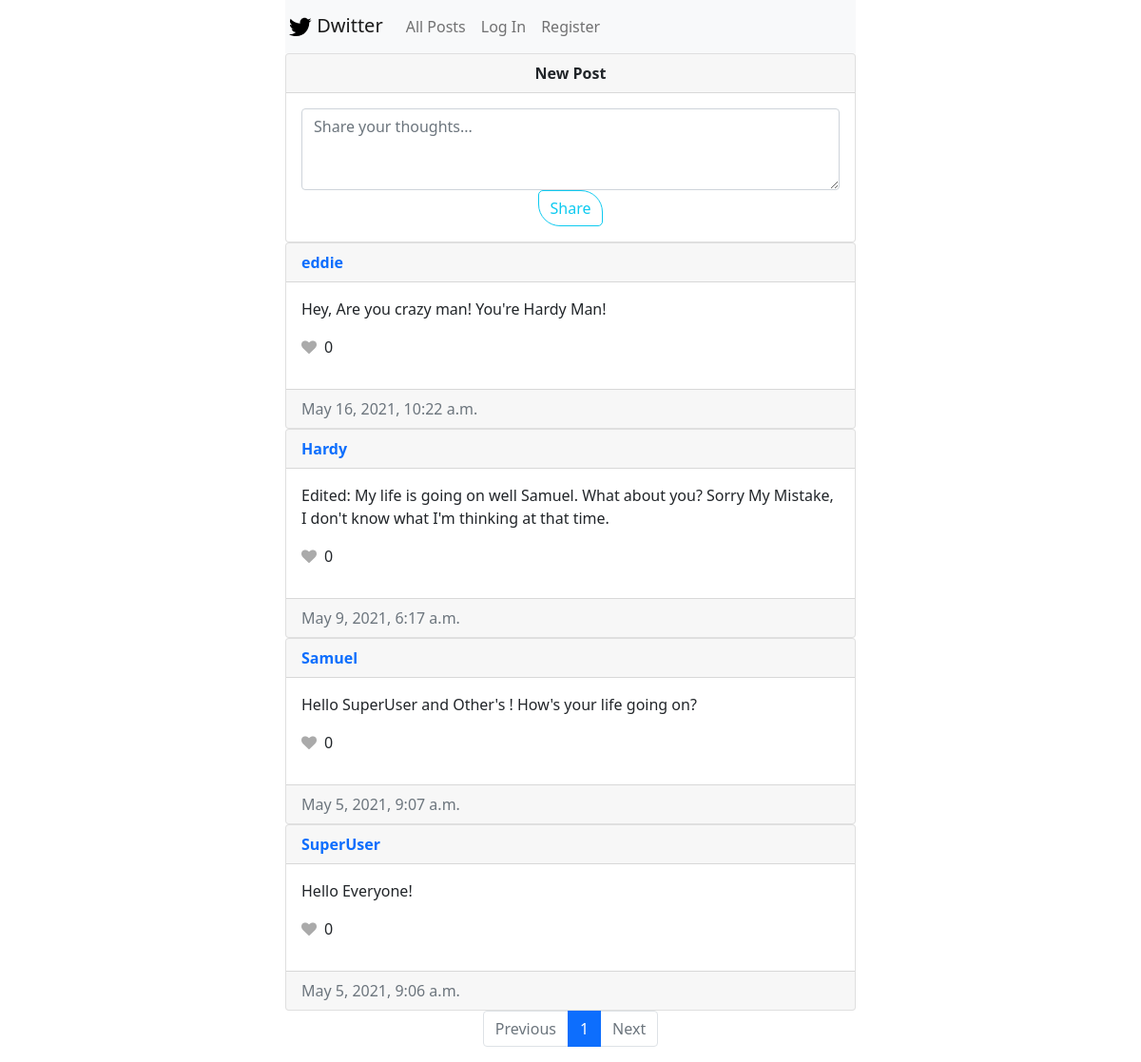
The page / on the database its author committed.
### network/models.py (models this page shows, shortened)
class post(models.Model):
    posted_by = models.ForeignKey(
        User, on_delete=models.CASCADE, related_name="post_owner"
    )
    posted_on = models.DateTimeField(auto_now_add=True)
    description = models.TextField(null=False, default="")

class User(AbstractUser):
    pass

### network/views.py (the view)
# urls.py: path("", views.index, name="index"),
def index(request):
    all_posts = post.objects.order_by("posted_on").reverse()
    posts_liked_by_this_user = []
    if request.user.is_authenticated:
        posts_liked_by_this_user = [
            post.on_which_post.id for post in likes.objects.filter(who=request.user)
        ]
    posts_and_likes = []
    for p in all_posts:
        posts_and_likes.append((p, likes.objects.filter(on_which_post=p).count()))
    """Currently showing only 1 post per page but needs to be changed to 10"""
    paginator = Paginator(posts_and_likes, 10)
    page_number = request.GET.get("page", 1)
    page = paginator.get_page(page_number)
    if page.has_next():
        next_url = f"?page={page.next_page_number()}"
    else:
        next_url = ""
    if page.has_previous():
        prev_url = f"?page={page.previous_page_number()}"
    else:
        prev_url = ""
    return render(
        request,
        "network/index.html",
        {
            "page": page,
            "on_index_page": True,
            "next_page_url": next_url,
            "prev_page_url": prev_url,
            "my_liked_posts": posts_liked_by_this_user,
        },
    )

### network/templates/network/index.html (shortened to what this page needs)
{% extends "network/layout.html" %}
{% block body %}
{% if on_index_page %}
<div class="card text-center new-post">
    <div class="card-header"> <b>New Post</b></div>
    <div class="card-body">
        <form action="{% url 'share_post' %}" method="POST">
            <textarea name='description' autofocus class="form-control" id="exampleFormControlTextarea1" rows="3"
                placeholder="Share your thoughts..."></textarea>
            <button type="submit" style="border-radius: 5px 23px;" class="btn btn-outline-info">Share</button>
        </form>
    </div>
</div>
{% endif %}
<div class="all-posts">
    {% for post in page.object_list %}
    {% with u_name=post.0.posted_by.username %}
    <div class="card">
        <div class="card-header">
            <a href='{{post.0.posted_by.pk}}'>
                <strong>{{u_name}}</strong>
            </a>
        </div>
        {% endwith %}
        <div class="card-body">
            <p id="post-{{post.0.pk}}">
                {{post.0.description}}
            </p>
            <div id="div" style="float: left; margin-right: 5px;">
                {% if post.0.pk in my_liked_posts %}
                <i id="i" onclick="like_dislike(event)" style="color: #e23b3b;" data-post_no="{{post.0.pk}}"
                    data-liked="true"></i>
                {% else %}
                {% if request.user.is_authenticated %}
                <i id="i" onclick="like_dislike(event)" style="color:#aaa;" data-post_no="{{post.0.pk}}"
                    data-liked="false"></i>
                {% else %}
                <i id="i" onclick="go_to_login_page()" style="color:#aaa;" data-post_no="{{post.0.pk}}"
                    data-liked="false"></i>
                {% endif %}
                {% endif %}
                <p id="likes_count" style="float: right; cursor: pointer; margin-left: 8px;">
                    {{post.1}}
                </p>
            </div>
        </div>
        <div class="card-footer text-muted">
            {{post.0.posted_on}}
        </div>
    </div>
    {% endfor %}
    {% if page.object_list %}
    <nav aria-label="Page navigation example" style="display: block;">
        {% else %}
        <nav aria-label="Page navigation example" style="display: none;">
            {% endif %}
            <ul class="pagination justify-content-center">
                <li class="page-item {% if not prev_page_url %} disabled {% endif %}">
                    <a class="page-link" href="{{prev_page_url}}" tabindex="-1" aria-disabled="true">Previous</a>
                </li>
                {% for page_num in page.paginator.page_range %}
                {% if page.number == page_num %}
                <li class="page-item active" aria-current="page">
                    <a class="page-link" href="?page={{page_num}}">{{page_num}} </a>
                </li>
                {%elif page_num > page.number|add:-3 and page_num < page.number|add:3 %} <li class="page-item">
                    <a class="page-link" href="?page={{page_num}}">
                        {{page_num}}
                    </a>
                    </li>
                    {% endif %}
                    {% endfor %}
                    <li class="page-item {% if not next_page_url %} disabled {% endif %}">
                        <a class="page-link" href="{{next_page_url}}">Next</a>
                    </li>
            </ul>
        </nav>
</div>
{% endblock %}

### network/static/network/styles.css (style rules this page uses)
a { text-decoration: none; }
#div { position: relative; }
i { cursor:pointer; border-radius:50%; display:inline-block; transition:.2s; }
i:before { font-family:fontawesome; content:'\f004'; font-style:normal; }

### rows shown on the page
post: username "eddie", description "Hey, Are you crazy man! You're Hardy Man!", post "0", posted_on "May 16, 2021, 10:22 a.m."
post: username "Hardy", description "Edited: My life is going on well Samuel. What about you? Sorry My Mistake, I don't know what I'm thinking at that time.", post "0", posted_on "May 9, 2021, 6:17 a.m."
post: username "Samuel", description "Hello SuperUser and Other's ! How's your life going on?", post "0", posted_on "May 5, 2021, 9:07 a.m."
post: username "SuperUser", description "Hello Everyone!", post "0", posted_on "May 5, 2021, 9:06 a.m."

### other values the page prints
{{ page_num }} "1"
